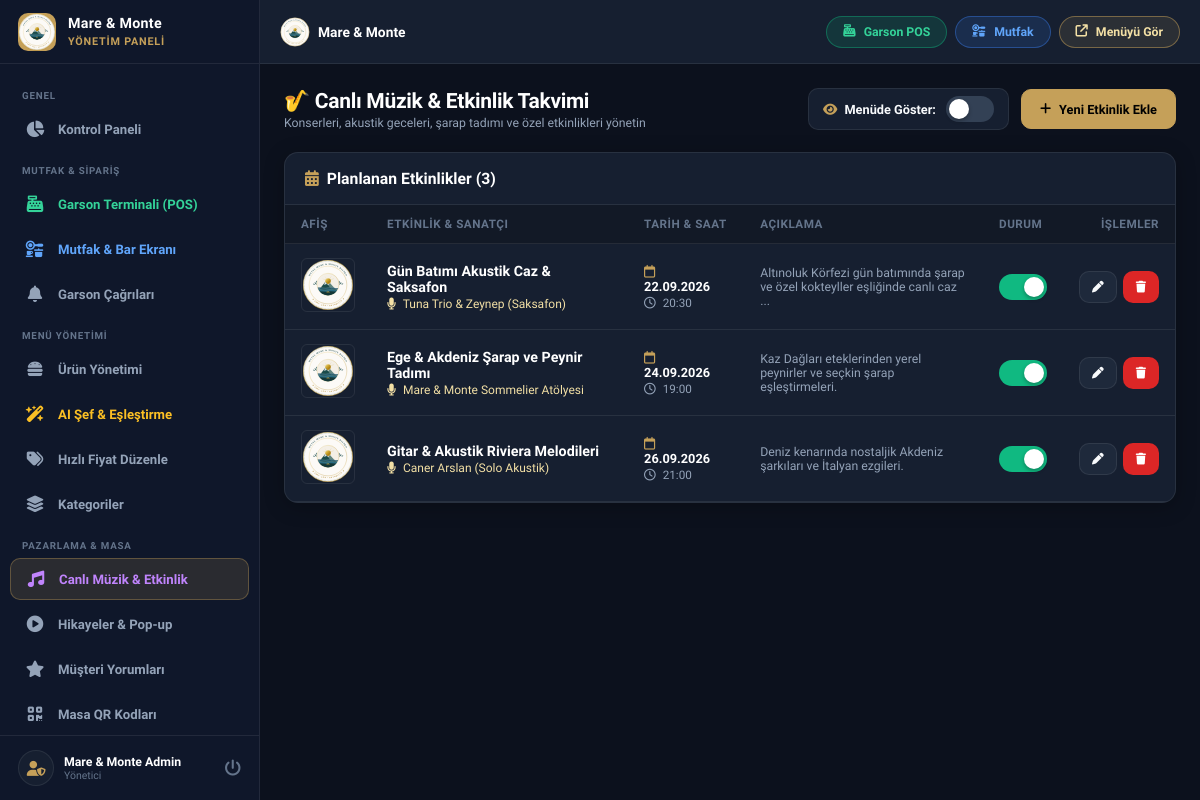
Page /admin/events.php (signed in) on the committed database.
### tables this page shows
CREATE TABLE events (
        id INTEGER PRIMARY KEY AUTOINCREMENT,
        title VARCHAR(200) NOT NULL,
        performer VARCHAR(150) DEFAULT '',
        event_date DATE,
        event_time VARCHAR(20) DEFAULT '20:30',
        description TEXT,
        image VARCHAR(255) DEFAULT '',
        is_active INT DEFAULT 1,
        sort_order INT DEFAULT 0,
        created_at DATETIME DEFAULT CURRENT_TIMESTAMP
    );

### admin/events.php (the view, shortened to what this page needs)
<?php
require_once __DIR__ . '/header.php';
$events = $pdo->query("SELECT * FROM events ORDER BY event_date ASC, sort_order ASC, id ASC")->fetchAll();
?>
<div class="page-header">
    <div class="page-title">
        <h1>🎷 Canlı Müzik &amp; Etkinlik Takvimi</h1>
        <p>Konserleri, akustik geceleri, şarap tadımı ve özel etkinlikleri yönetin</p>
    </div>
    <div style="display: flex; align-items: center; gap: 12px; flex-wrap: wrap;">
        <div style="display: flex; align-items: center; gap: 10px; background: var(--bg-card); padding: 7px 14px; border-radius: var(--radius-sm); border: 1px solid var(--border);">
            <span style="font-size: 0.85rem; font-weight: 600; color: var(--text-main);">
                <i class="fas fa-eye" style="color:var(--primary);margin-right:4px;"></i> Menüde Göster:
            </span>
            <label class="switch" style="margin: 0;">
                <span class="slider"></span>
            </label>
        </div>
        <button type="button" class="btn btn-primary" onclick="openEventModal()">
            <i class="fas fa-plus"></i> Yeni Etkinlik Ekle
        </button>
    </div>
</div>
<div class="card">
    <div class="card-header">
        <h3 class="card-title"><i class="fas fa-calendar-days" style="color:var(--primary);"></i> Planlanan Etkinlikler (<?php echo count($events); ?>)</h3>
    </div>
    <div class="card-body" style="padding: 0;">
        <div class="table-responsive desktop-table-view">
            <table class="admin-table">
                <thead>
                    <tr>
                        <th style="width: 70px;">Afiş</th>
                        <th>Etkinlik &amp; Sanatçı</th>
                        <th>Tarih &amp; Saat</th>
                        <th>Açıklama</th>
                        <th>Durum</th>
                        <th style="text-align: right;">İşlemler</th>
                    </tr>
                </thead>
                <tbody>
                    <?php if (empty($events)): ?>
                        <tr>
                            <td colspan="6" style="text-align: center; padding: 36px; color: var(--text-dim);">
                                Henüz planlanmış etkinlik bulunmuyor. Yeni bir tane ekleyebilirsiniz!
                            </td>
                        </tr>
                    <?php else: ?>
                        <?php foreach ($events as $ev): ?>
                            <tr id="row-event-<?php echo $ev['id']; ?>">
                                <td>
                                    <img src="<?php echo htmlspecialchars($ev['image'] ?: '../assets/images/maremonte_logo.svg'); ?>" alt="" style="width: 54px; height: 54px; object-fit: cover; border-radius: var(--radius-xs); border: 1px solid var(--border);" onerror="this.src='../assets/images/maremonte_logo.svg'">
                                </td>
                                <td>
                                    <div style="font-weight: 800; color: #fff; font-size: 0.95rem; margin-bottom: 2px;">
                                        <?php echo htmlspecialchars($ev['title']); ?>
                                    </div>
                                    <?php if (!empty($ev['performer'])): ?>
                                        <div style="font-size: 0.8rem; color: var(--primary-light);">
                                            <i class="fas fa-microphone" style="margin-right: 4px;"></i> <?php echo htmlspecialchars($ev['performer']); ?>
                                        </div>
                                    <?php endif; ?>
                                </td>
                                <td>
                                    <div style="font-weight: 700; color: #fff; font-size: 0.85rem;">
                                        <i class="far fa-calendar" style="color:var(--primary); margin-right: 4px;"></i>
                                        <?php echo date('d.m.Y', strtotime($ev['event_date'])); ?>
                                    </div>
                                    <div style="font-size: 0.78rem; color: var(--text-muted); margin-top: 2px;">
                                        <i class="far fa-clock" style="margin-right: 4px;"></i> <?php echo htmlspecialchars($ev['event_time']); ?>
                                    </div>
                                </td>
                                <td style="color: var(--text-muted); font-size: 0.82rem; max-width: 260px;">
                                    <?php echo htmlspecialchars(mb_strimwidth($ev['description'] ?? '', 0, 80, '...')); ?>
                                </td>
                                <td>
                                    <label class="switch">
                                        <span class="slider"></span>
                                    </label>
                                </td>
                                <td style="text-align: right;">
                                    <div style="display: inline-flex; gap: 6px;">
                                        <button type="button" class="btn btn-secondary btn-sm" onclick='editEvent(<?php echo json_encode($ev); ?>)' title="Düzenle">
                                            <i class="fas fa-pen"></i>
                                        </button>
                                        <button type="button" class="btn btn-danger btn-sm" onclick="deleteEvent(<?php echo $ev['id']; ?>)" title="Sil">
                                            <i class="fas fa-trash"></i>
                                        </button>
                                    </div>
                                </td>
                            </tr>
                        <?php endforeach; ?>
                    <?php endif; ?>
                </tbody>
            </table>
        </div>
    </div>
</div>
<?php require_once __DIR__ . '/footer.php'; ?>

### assets/css/admin.css (style rules this page uses)
:root { --primary: #C5A059; --primary-rgb: 197, 160, 89; --primary-hover: #B38E46; --primary-light: #F3E0A5; --primary-dark: #8C6D37; --bg-dark: #090D16; --bg-sidebar: #0F172A; --bg-body: #0C111D; --bg-card: #161F30; --bg-card-hover: #1E293B; --bg-input: #1E293B; --text-main: #F8FAFC; --text-muted: #94A3B8; --text-dim: #64748B; --border: rgba(255, 255, 255, 0.08); --border-focus: rgba(197, 160, 89, 0.5); --success: #10B981; --danger: #EF4444; --warning: #F59E0B; --info: #3B82F6; --radius-xs: 6px; --radius-sm: 10px; --radius-md: 14px; --radius-lg: 20px; --radius-full: 9999px; --sidebar-width: 260px; --header-height: 64px; --bottom-nav-height: 64px; }
*, *::before, *::after { box-sizing: border-box; margin: 0; padding: 0; -webkit-tap-highlight-color: transparent; }
html { font-family: 'Plus Jakarta Sans', -apple-system, BlinkMacSystemFont, sans-serif; font-size: 15px; background-color: var(--bg-body); color: var(--text-main); -webkit-font-smoothing: antialiased; }
body { min-height: 100vh; width: 100%; overflow-x: hidden; background-color: var(--bg-body); color: var(--text-main); display: flex; }
.page-header { display: flex; align-items: center; justify-content: space-between; margin-bottom: 22px; flex-wrap: wrap; gap: 14px; }
.page-title h1 { font-size: 1.4rem; font-weight: 800; color: #fff; letter-spacing: -0.3px; }
.page-title p { font-size: 0.82rem; color: var(--text-muted); margin-top: 3px; }
.card { background: var(--bg-card); border: 1px solid var(--border); border-radius: var(--radius-md); overflow: hidden; box-shadow: 0 4px 20px rgba(0,0,0,0.25); margin-bottom: 22px; width: 100%; box-sizing: border-box; }
.card-header { padding: 16px 20px; border-bottom: 1px solid var(--border); display: flex; align-items: center; justify-content: space-between; flex-wrap: wrap; gap: 10px; }
.card-title { font-size: 1.05rem; font-weight: 700; color: #fff; display: flex; align-items: center; gap: 8px; }
.card-body { padding: 20px; box-sizing: border-box; }
.btn { display: inline-flex; align-items: center; gap: 8px; padding: 10px 18px; border-radius: var(--radius-sm); font-family: inherit; font-size: 0.85rem; font-weight: 700; cursor: pointer; text-decoration: none; border: 1px solid transparent; transition: all 0.2s ease; min-height: 40px; }
.btn-primary { background: var(--primary); color: #000; border-color: var(--primary); }
.btn-secondary { background: var(--bg-input); color: var(--text-main); border-color: var(--border); }
.btn-danger { background: #dc2626; color: #fff; }
.btn-sm { padding: 6px 12px; font-size: 0.78rem; min-height: 32px; }
.switch { position: relative; display: inline-block; width: 48px; height: 26px; flex-shrink: 0; }
.slider { position: absolute; cursor: pointer; inset: 0; background-color: #334155; transition: .3s cubic-bezier(0.4, 0, 0.2, 1); border-radius: 26px; }
.slider:before { position: absolute; content: ""; height: 20px; width: 20px; left: 3px; bottom: 3px; background-color: white; transition: .3s cubic-bezier(0.4, 0, 0.2, 1); border-radius: 50%; box-shadow: 0 2px 4px rgba(0,0,0,0.3); }
input:checked + .slider { background-color: var(--success); }
input:checked + .slider:before { transform: translateX(22px); }
.table-responsive { width: 100%; overflow-x: auto; -webkit-overflow-scrolling: touch; }
.admin-table { width: 100%; border-collapse: collapse; text-align: left; }
.admin-table th { background: rgba(0, 0, 0, 0.2); padding: 12px 16px; font-size: 0.78rem; font-weight: 700; color: var(--text-dim); text-transform: uppercase; letter-spacing: 0.5px; border-bottom: 1px solid var(--border); white-space: nowrap; }
.admin-table td { padding: 14px 16px; border-bottom: 1px solid var(--border); font-size: 0.88rem; vertical-align: middle; }
.desktop-table-view { display: block; }

### rows in the picture
events: title "Gün Batımı Akustik Caz & Saksafon", performer "Tuna Trio & Zeynep (Saksafon)", event_date "22.09.2026", event_time "20:30", description "Altınoluk Körfezi gün batımında şarap ve özel kokteyller eşliğinde canlı caz ..."
events: title "Ege & Akdeniz Şarap ve Peynir Tadımı", performer "Mare & Monte Sommelier Atölyesi", event_date "24.09.2026", event_time "19:00", description "Kaz Dağları eteklerinden yerel peynirler ve seçkin şarap eşleştirmeleri."
events: title "Gitar & Akustik Riviera Melodileri", performer "Caner Arslan (Solo Akustik)", event_date "26.09.2026", event_time "21:00", description "Deniz kenarında nostaljik Akdeniz şarkıları ve İtalyan ezgileri."

### other values in the picture
$adminName "Mare & Monte Admin"
count($events) "3"
